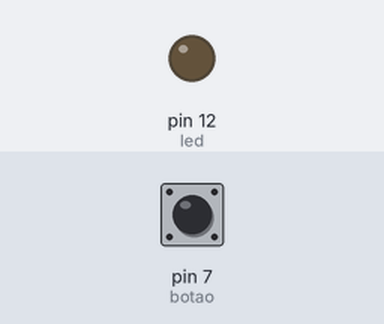
Bench run of a sketch on a simulated Arduino Uno, built with avr-gcc and run on an emulated ATmega328P. On the bench: output pins drawn as LEDs (lit = HIGH). The test bench sets the inputs (shaded band); at power-on: pin 7 (botao) LOW.

Above: at 1.2 s.
1.3 s: pin 7 (botao) pulled HIGH for 0.15 s
At 1.37 s:
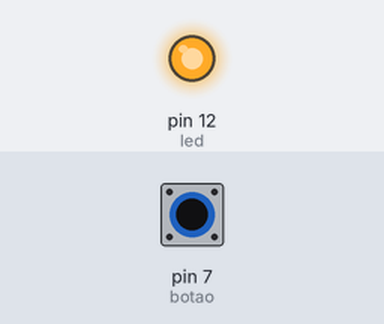
2.9 s: pin 7 (botao) pulled HIGH for 3.2 s
At 7.2 s:
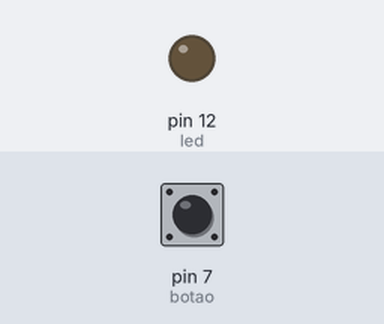
Timing chart, 0 to 8.7 s (numbered marks = the images above; inputs shaded):
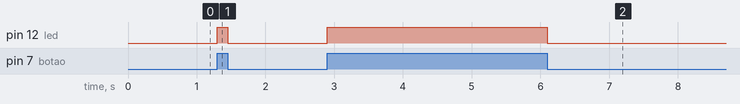

Measured:
- after the input at 1.3 s, pin 12 (led): LOW → HIGH at once, → LOW 0.15 s later
- after the input at 2.9 s, pin 12 (led): LOW → HIGH at once, → LOW 3.2 s later

The sketch:

controle_botao.ino
```cpp
const int led = 12;
const int botao = 7;

void setup()
{
  pinMode(led, OUTPUT);
  pinMode(botao, INPUT);
}

void loop()
{
  int estadoBotao = digitalRead(botao);

  if (estadoBotao == HIGH){
  	digitalWrite(led, HIGH);
  } else {
  	digitalWrite(led, LOW);
  }
}
```
